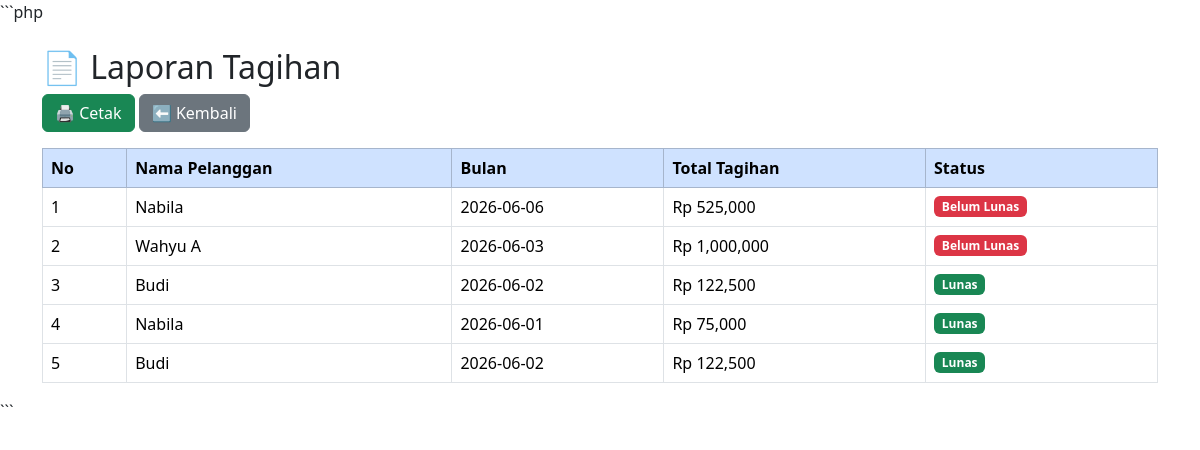
The app's page /laporan_tagihan.php with its own data.
### tables this page shows
CREATE TABLE `tagihan` (
  `id` int(11) NOT NULL,
  `pelanggan_id` int(11) DEFAULT NULL,
  `meter_id` int(11) DEFAULT NULL,
  `bulan` date DEFAULT NULL,
  `total_tagihan` decimal(12,2) DEFAULT NULL,
  `status` enum('belum_lunas','lunas') DEFAULT 'belum_lunas'
);

CREATE TABLE `pelanggan` (
  `id` int(11) NOT NULL,
  `user_id` int(11) DEFAULT NULL,
  `tarif_id` int(11) DEFAULT NULL,
  `no_pelanggan` varchar(20) DEFAULT NULL,
  `nama` varchar(100) DEFAULT NULL,
  `alamat` text DEFAULT NULL,
  `no_hp` varchar(15) DEFAULT NULL,
  `status` enum('aktif','nonaktif') DEFAULT 'aktif'
);

### laporan_tagihan.php (the view, shortened to what this page needs)
<?php
include "koneksi.php";
$data = mysqli_query($conn,"
SELECT tagihan.*, pelanggan.nama
FROM tagihan
JOIN pelanggan
ON tagihan.pelanggan_id = pelanggan.id
ORDER BY tagihan.id DESC
");
?>
<!DOCTYPE html>
<html>
<head>
<link href="https://cdn.jsdelivr.net/npm/bootstrap@5.3.3/dist/css/bootstrap.min.css" rel="stylesheet">
</head>
<body>
<div class="container mt-4">
<h2>
📄 Laporan Tagihan
</h2>
<div class="mb-3">
<button
onclick="window.print()"
class="btn btn-success">
🖨 Cetak
</button>
<a href="dashboard.php"
class="btn btn-secondary">
⬅ Kembali
</a>
</div>
<table class="table table-bordered">
<thead class="table-primary">
<tr>
<th>No</th>
<th>Nama Pelanggan</th>
<th>Bulan</th>
<th>Total Tagihan</th>
<th>Status</th>
</tr>
</thead>
<tbody>
<?php
$no=1;
while($d=mysqli_fetch_assoc($data))
{
?>
<tr>
<td><?= $no++ ?></td>
<td><?= $d['nama'] ?></td>
<td><?= $d['bulan'] ?></td>
<td>
Rp <?= number_format($d['total_tagihan']); ?>
</td>
<td>
<?php
if($d['status']=="lunas")
{
echo "<span class='badge bg-success'>Lunas</span>";
}
else
{
echo "<span class='badge bg-danger'>Belum Lunas</span>";
}
?>
</td>
</tr>
<?php } ?>
</tbody>
</table>
</div>
</body>
</html>

### records on screen
tagihan: pelanggan.nama "Nabila", bulan "2026-06-06", total_tagihan "525,000", status "Belum Lunas"
tagihan: pelanggan.nama "Wahyu A", bulan "2026-06-03", total_tagihan "1,000,000", status "Belum Lunas"
tagihan: pelanggan.nama "Budi", bulan "2026-06-02", total_tagihan "122,500", status "Lunas"
tagihan: pelanggan.nama "Nabila", bulan "2026-06-01", total_tagihan "75,000", status "Lunas"
tagihan: pelanggan.nama "Budi", bulan "2026-06-02", total_tagihan "122,500", status "Lunas"
